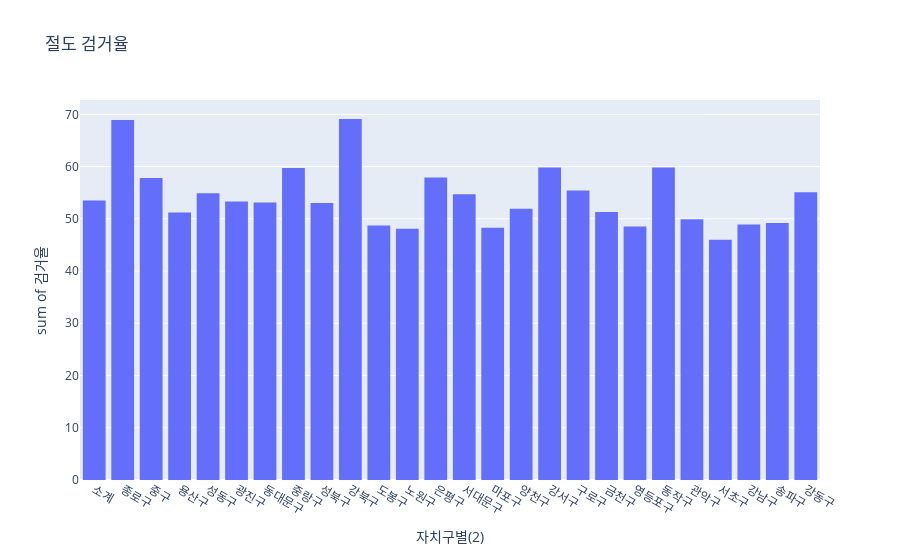

Source (notebook cell):
### Code cell
px.histogram(df, x = "자치구별(2)", y = "검거율", title = "절도 검거율")

### Figure 1 — Plotly figure (JSON) as saved in the notebook; plotly's stock layout.template omitted (floating-point values rounded to 4 significant figures)
{"data": [{"alignmentgroup": "True", "bingroup": "x", "histfunc": "sum", "hovertemplate": "자치구별(2)=%{x}<br>sum of 검거율=%{y}<extra></extra>", "legendgroup": "", "marker": {"color": "#636efa", "pattern": {"shape": ""}}, "name": "", "offsetgroup": "", "orientation": "v", "showlegend": false, "type": "histogram", "x": ["자치구별(2)", "자치구별(2)", "자치구별(2)", "소계", "종로구", "중구", "용산구", "성동구", "광진구", "동대문구", "중랑구", "성북구", "강북구", "도봉구", "노원구", "은평구", "서대문구", "마포구", "양천구", "강서구", "구로구", "금천구", "영등포구", "동작구", "관악구", "서초구", "강남구", "송파구", "강동구"], "xaxis": "x", "y": [null, null, null, 53.5, 68.9, 57.8, 51.2, 54.9, 53.3, 53.1, 59.7, 53, 69.1, 48.7, 48.1, 57.9, 54.7, 48.3, 51.9, 59.8, 55.4, 51.3, 48.5, 59.8, 49.9, 46, 48.9, 49.2, 55.1], "yaxis": "y"}], "layout": {"barmode": "relative", "legend": {"tracegroupgap": 0}, "title": {"text": "절도 검거율"}, "xaxis": {"anchor": "y", "domain": [0, 1], "title": {"text": "자치구별(2)"}}, "yaxis": {"anchor": "x", "domain": [0, 1], "title": {"text": "sum of 검거율"}}}}
